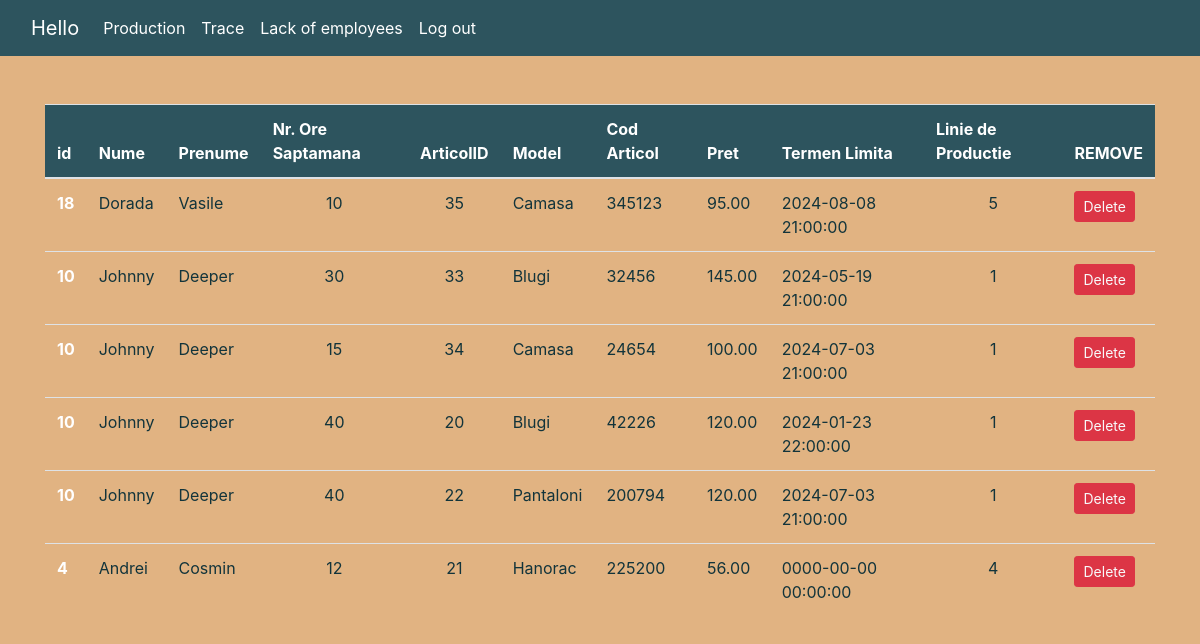
The page /MyShop/distrace.php on the database its author committed.
### tables this page shows
CREATE TABLE `angajatiarticole` (
  `AngajatID` int(11) NOT NULL,
  `ArticolID` int(255) NOT NULL,
  `NrOreSaptamana` int(11) NOT NULL
);

CREATE TABLE `angajati` (
  `AngajatiD` int(11) NOT NULL,
  `Nume` varchar(50) NOT NULL,
  `Prenume` varchar(50) NOT NULL,
  `CNP` char(13) NOT NULL,
  `Oras` varchar(50) NOT NULL,
  `Strada` varchar(50) NOT NULL,
  `NrTel` char(13) NOT NULL,
  `Sex` char(1) NOT NULL,
  `DataNasterii` timestamp NOT NULL DEFAULT current_timestamp() ON UPDATE current_timestamp(),
  `Salariu` decimal(8,2) NOT NULL,
  `SupervizorID` int(11) DEFAULT NULL,
  `LinieProductieID` int(11) DEFAULT NULL
);

CREATE TABLE `articolevestimentare` (
  `ArticolID` int(11) NOT NULL,
  `NumeModel` varchar(50) NOT NULL,
  `CodArticol` varchar(50) NOT NULL,
  `Pret` decimal(8,2) NOT NULL,
  `TermenLimita` timestamp NOT NULL DEFAULT current_timestamp() ON UPDATE current_timestamp(),
  `LinieProductieID` int(11) NOT NULL
);

### MyShop/distrace.php (the view, shortened to what this page needs)
<?php
require_once 'include/db.inc.php';
?>
<!DOCTYPE html>
<html lang="en">
<head>
    <link rel="stylesheet" href="https://cdn.jsdelivr.net/npm/bootstrap@4.0.0/dist/css/bootstrap.min.css">
    <link rel="stylesheet" href="style/Popup.css">
</head>
<body>
    <nav class="navbar navbar-expand-lg bg-body-tertiary " style="background-color: #2d545e;">
        <div class="container-fluid">
            <a class="navbar-brand" href="display.php">Hello
            </a>
            <div class="collapse navbar-collapse" id="navbarNav">
                <ul class="navbar-nav">
                    <li class="nav-item">
                        <a class="nav-link active" aria-current="page" href="dislinieprod.php">Production</a>
                    </li>
                    <li class="nav-item">
                        <a class="nav-link" href="distrace.php">Trace</a>
                    </li>
                    <li class="nav-item">
                        <a class="nav-link" href="dislack.php">Lack of employees</a>
                    </li>
                    <li class="nav-item">
                        <a class="nav-link" href="login.php">Log out</a>
                    </li>
                </ul>
            </div>
        </div>
    </nav>
    <div class="container">
        <table class="table my-5">
            <thead class="thead" style="background-color: #2d545e;">
                <tr>
                    <th scope="col">id</th>
                    <th scope="col">Nume</th>
                    <th scope="col">Prenume</th>
                    <th scope="col">Nr. Ore Saptamana</th>
                    <th scope="col">ArticolID</th>
                    <th scope="col">Model</th>
                    <th scope="col">Cod Articol</th>
                    <th scope="col">Pret</th>
                    <th scope="col">Termen Limita</th>
                    <th scope="col">Linie de Productie</th>
                    <th scope="col">REMOVE</th>
                </tr>
            </thead>
            <tbody>
                <?php
                $sql = "SELECT A.AngajatiD, A.Nume, A.Prenume, B.NrOreSaptamana, C.*
                        FROM `angajati` A INNER JOIN `angajatiarticole` B ON A.AngajatiD= B.AngajatID
                                          INNER JOIN `articolevestimentare` C ON B.ArticolID = C.ArticolID
                        ORDER BY (  SELECT COUNT(*)
                                    FROM `angajati`
                                    WHERE Angajatid = A.AngajatiD) ASC , A.AngajatiD DESC;";
                $result = $pdo->query($sql);
                if ($result) {
                    while ($row = $result->fetch(PDO::FETCH_ASSOC)) {
                        $id = $row["AngajatiD"];
                        $nume = $row["Nume"];
                        $prenume = $row["Prenume"];
                        $nrore = $row["NrOreSaptamana"];
                        $articolid = $row["ArticolID"];
                        $model = $row["NumeModel"];
                        $codarticol = $row["CodArticol"];
                        $pret = $row["Pret"];
                        $termen = $row["TermenLimita"];
                        $linieid = $row["LinieProductieID"];
                        echo '<tr>
                        <th scope="row">' . $id . '</th>
                        <td>' . $nume . '</td>
                        <td>' . $prenume . '</td>
                        <td style="text-align:center">' . $nrore . '</td>
                        <td style="text-align:center">' . $articolid . '</td>
                        <td>' . $model . '</td>
                        <td>' . $codarticol . '</td>
                        <td>' . $pret . '</td>
                        <td>' . $termen . '</td>
                        <td style="text-align:center">' . $linieid . '</td>
                        <td>
                        <button class="btn btn-danger btn-sm"><a href="operations/deletetrace.php?
                        deleteid=' . $articolid . '" class="text-light">Delete</a></button>
                        </td>
                        </tr>';
                    }
                }
                ?>
            </tbody>
        </table>
    </div>
</body>
</html>

### MyShop/style/Popup.css (style rules this page uses)
body { background-color: #e1b382 !important; }
.navbar-nav .nav-link, .navbar-brand, th { color: white !important; }
td { color: #12343b; }

### rows shown on the page
angajatiarticole: AngajatID.AngajatiD "18", AngajatID.Nume "Dorada", AngajatID.Prenume "Vasile", NrOreSaptamana "10", ArticolID.ArticolID "35", ArticolID.NumeModel "Camasa", ArticolID.CodArticol "345123", ArticolID.Pret "95.00", ArticolID.TermenLimita "2024-08-08 21:00:00", ArticolID.LinieProductieID "5"
angajatiarticole: AngajatID.AngajatiD "10", AngajatID.Nume "Johnny", AngajatID.Prenume "Deeper", NrOreSaptamana "30", ArticolID.ArticolID "33", ArticolID.NumeModel "Blugi", ArticolID.CodArticol "32456", ArticolID.Pret "145.00", ArticolID.TermenLimita "2024-05-19 21:00:00", ArticolID.LinieProductieID "1"
angajatiarticole: AngajatID.AngajatiD "10", AngajatID.Nume "Johnny", AngajatID.Prenume "Deeper", NrOreSaptamana "15", ArticolID.ArticolID "34", ArticolID.NumeModel "Camasa", ArticolID.CodArticol "24654", ArticolID.Pret "100.00", ArticolID.TermenLimita "2024-07-03 21:00:00", ArticolID.LinieProductieID "1"
angajatiarticole: AngajatID.AngajatiD "10", AngajatID.Nume "Johnny", AngajatID.Prenume "Deeper", NrOreSaptamana "40", ArticolID.ArticolID "20", ArticolID.NumeModel "Blugi", ArticolID.CodArticol "42226", ArticolID.Pret "120.00", ArticolID.TermenLimita "2024-01-23 22:00:00", ArticolID.LinieProductieID "1"
angajatiarticole: AngajatID.AngajatiD "10", AngajatID.Nume "Johnny", AngajatID.Prenume "Deeper", NrOreSaptamana "40", ArticolID.ArticolID "22", ArticolID.NumeModel "Pantaloni", ArticolID.CodArticol "200794", ArticolID.Pret "120.00", ArticolID.TermenLimita "2024-07-03 21:00:00", ArticolID.LinieProductieID "1"
angajatiarticole: AngajatID.AngajatiD "4", AngajatID.Nume "Andrei", AngajatID.Prenume "Cosmin", NrOreSaptamana "12", ArticolID.ArticolID "21", ArticolID.NumeModel "Hanorac", ArticolID.CodArticol "225200", ArticolID.Pret "56.00", ArticolID.TermenLimita "0000-00-00 00:00:00", ArticolID.LinieProductieID "4"
